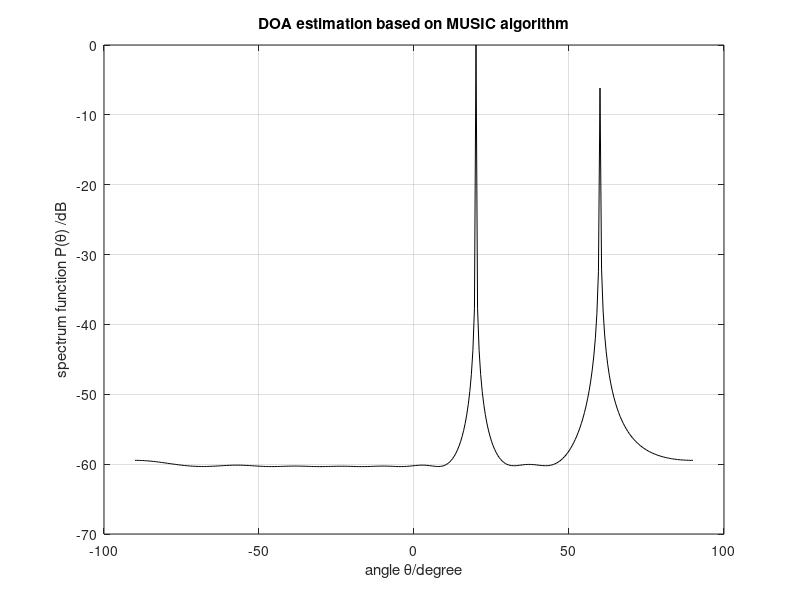

The MATLAB source for this figure:
clc
clear all
format long %the data show that as long shaping scientific
doa = [20 60]/180*pi;%direction of arrival
N = 200;%snapshots
w = [pi/4 pi/3]';%Frequency
M = 10;%number of array elements
P = length(w);%the number of signal
lambda = 150;%wavelength
d = lambda/2;%element spacing
snr = 20;%SNR
D = zeros(P,M);%create a matrix with P rows and M column
for k = 1:P
    D(k,:) = exp(-j*2*pi*d*sin(doa(k))/lambda*[0:M-1]);%assignment matrix
end
D = D';

% E = zeros(M,P);
% for k = 1:P
%     E(:,k) = exp(-j*2*pi*d*sin(doa(k))/lambda*[0:M-1]);%assignment matrix
% end
% 
%     disp(D);
%     disp(E);


xx = 2*exp(j*(w*[1:N]));%simulate signal(narrowband signal)
x = D*xx;
x = x + awgn(x,snr);%Insert Gaussian white noise
R  = x*x';%data covariance matrix
[N,V] = eig(R);%find the eigenvalues and eigenvectors of R
NN = N(:,1:M-P);%estimate noise subspace
theta = -90:0.5:90;%peak search
for ii = 1:length(theta)
    SS = zeros(1,M);
    for jj = 0:M-1
        SS(1+jj) = exp(-j*2*jj*pi*d*sin(theta(ii)/180*pi)/lambda);
    end
    PP = SS*NN*NN'*SS';%get a concrete number
    Pmusic(ii) = abs(1/PP);
end
Pmusic = 10*log10(Pmusic/max(Pmusic));%spatial spectrum function
plot(theta,Pmusic,'-k')
xlabel('angle \theta/degree')
ylabel('spectrum function P(\theta) /dB')
title('DOA estimation based on MUSIC algorithm')
grid on




